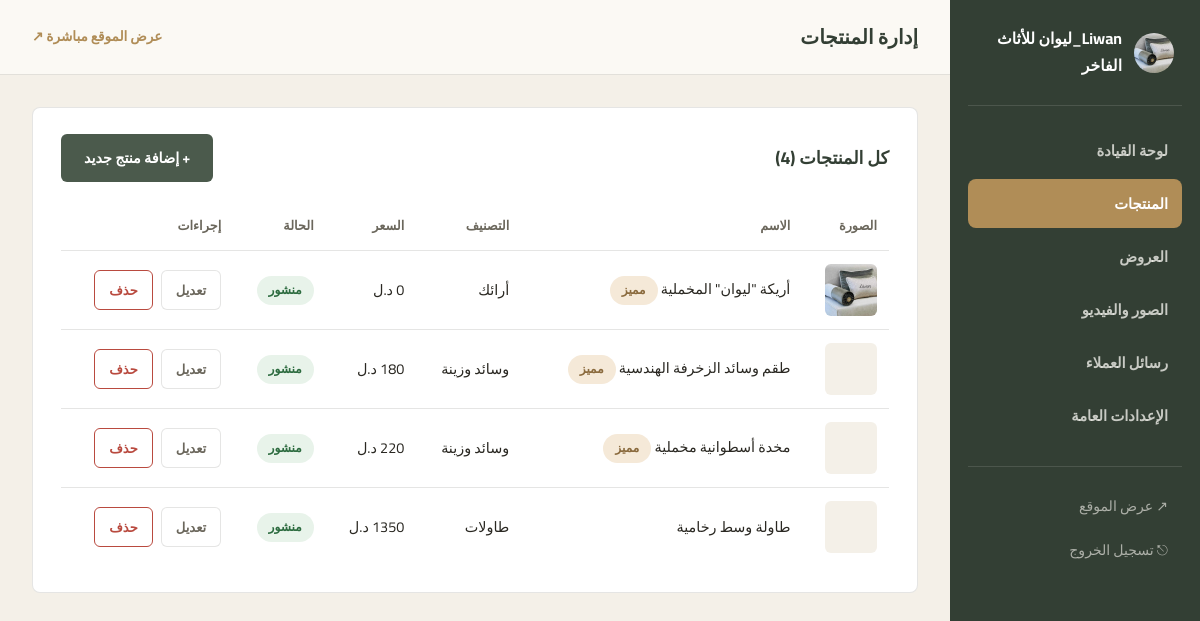
Page /admin/products (signed in) on the committed database.
### tables this page shows
CREATE TABLE settings (
    id INTEGER PRIMARY KEY CHECK (id = 1),
    site_name TEXT NOT NULL DEFAULT 'ليفان للأثاث الفاخر',
    tagline TEXT NOT NULL DEFAULT 'حيث يلتقي الفخامة بالراحة',
    logo_path TEXT NOT NULL DEFAULT 'images/logo.jpg',
    phone TEXT NOT NULL DEFAULT '0927569139',
    whatsapp_number TEXT NOT NULL DEFAULT '218927569139',
    address TEXT NOT NULL DEFAULT 'طرابلس، ليبيا',
    about_text TEXT NOT NULL DEFAULT 'نقدم أثاثًا فاخرًا مصنوعًا بعناية فائقة من أجود الأقمشة والخامات، لنجعل من منزلك تحفة من الراحة والأناقة.',
    facebook_url TEXT DEFAULT '',
    instagram_url TEXT DEFAULT ''
);

CREATE TABLE products (
    id INTEGER PRIMARY KEY AUTOINCREMENT,
    name TEXT NOT NULL,
    description TEXT DEFAULT '',
    price REAL DEFAULT 0,
    category_id INTEGER,
    image_path TEXT DEFAULT '',
    is_featured INTEGER DEFAULT 0,
    is_active INTEGER DEFAULT 1,
    created_at TEXT DEFAULT (datetime('now')),
    FOREIGN KEY (category_id) REFERENCES categories(id) ON DELETE SET NULL
);

CREATE TABLE categories (
    id INTEGER PRIMARY KEY AUTOINCREMENT,
    name TEXT UNIQUE NOT NULL
);

### app.py (the view)
@app.route("/admin/products")
@login_required
def admin_products():
    conn = db.get_db()
    rows = conn.execute(
        """SELECT products.*, categories.name AS category_name
           FROM products LEFT JOIN categories ON products.category_id = categories.id
           ORDER BY products.created_at DESC"""
    ).fetchall()
    return render_template("admin/products.html", products=rows)

### app.py (called while the page is built)
def get_settings():
    row = db.get_db().execute("SELECT * FROM settings WHERE id = 1").fetchone()
    return row

@app.context_processor
def inject_globals():
    unread = 0
    if session.get("admin_id"):
        unread = db.get_db().execute(
            "SELECT COUNT(*) c FROM messages WHERE is_read = 0"
        ).fetchone()["c"]
    return {"site": get_settings(), "current_year": datetime.now().year, "unread_messages": unread}

def login_required(view):
    @functools.wraps(view)
    def wrapped(*args, **kwargs):
        if not session.get("admin_id"):
            return redirect(url_for("admin_login", next=request.path))
        return view(*args, **kwargs)
    return wrapped

### db.py (called while the page is built)
def get_db():
    if "db" not in g:
        g.db = sqlite3.connect(DATABASE)
        g.db.row_factory = sqlite3.Row
        g.db.execute("PRAGMA foreign_keys = ON")
    return g.db

### templates/admin/products.html (shortened to what this page needs)
{% extends "admin/base_admin.html" %}
{% block page_title %}إدارة المنتجات{% endblock %}
{% block admin_content %}
<div class="panel">
  <div class="panel-head">
    <h2>كل المنتجات ({{ products|length }})</h2>
    <a href="{{ url_for('admin_product_new') }}" class="btn btn-primary">+ إضافة منتج جديد</a>
  </div>
  {% if products %}
  <table>
    <thead>
      <tr><th>الصورة</th><th>الاسم</th><th>التصنيف</th><th>السعر</th><th>الحالة</th><th>إجراءات</th></tr>
    </thead>
    <tbody>
      {% for p in products %}
      <tr>
        <td>
          {% if p.image_path %}
            <img class="table-thumb" src="{{ url_for('static', filename=p.image_path) }}" alt="{{ p.name }}">
          {% else %}
            <div class="table-thumb"></div>
          {% endif %}
        </td>
        <td>{{ p.name }}{% if p.is_featured %} <span class="pill pill-gold">مميز</span>{% endif %}</td>
        <td>{{ p.category_name or '—' }}</td>
        <td>{{ "%.0f"|format(p.price) }} د.ل</td>
        <td>
          {% if p.is_active %}<span class="pill pill-success">منشور</span>
          {% else %}<span class="pill pill-muted">مخفي</span>{% endif %}
        </td>
        <td>
          <div class="table-actions">
            <a href="{{ url_for('admin_product_edit', product_id=p.id) }}" class="btn btn-outline btn-sm">تعديل</a>
            <form method="POST" action="{{ url_for('admin_product_delete', product_id=p.id) }}"
                  onsubmit="return confirm('هل أنت متأكد من حذف هذا المنتج؟');">
              <button type="submit" class="btn btn-danger btn-sm">حذف</button>
            </form>
          </div>
        </td>
      </tr>
      {% endfor %}
    </tbody>
  </table>
  {% else %}
  <p style="color:var(--charcoal-soft); text-align:center; padding:30px 0;">لا توجد منتجات بعد. ابدأ بإضافة أول منتج.</p>
  {% endif %}
</div>
{% endblock %}

### templates/admin/base_admin.html (shortened to what this page needs)
<!DOCTYPE html>
<html lang="ar" dir="rtl">
<head>
<link rel="stylesheet" href="{{ url_for('static', filename='css/admin.css') }}">
</head>
<body>
<div class="admin-shell">
  <aside class="sidebar">
    <div class="brand">
      <img src="{{ url_for('static', filename=site.logo_path) }}" alt="{{ site.site_name }}">
      <span>{{ site.site_name }}</span>
    </div>
    <nav class="side-nav">
      <a href="{{ url_for('admin_dashboard') }}" class="{{ 'active' if request.endpoint == 'admin_dashboard' }}">لوحة القيادة</a>
      <a href="{{ url_for('admin_products') }}" class="{{ 'active' if request.endpoint and request.endpoint.startswith('admin_product') }}">المنتجات</a>
      <a href="{{ url_for('admin_offers') }}" class="{{ 'active' if request.endpoint and request.endpoint.startswith('admin_offer') }}">العروض</a>
      <a href="{{ url_for('admin_media') }}" class="{{ 'active' if request.endpoint == 'admin_media' }}">الصور والفيديو</a>
      <a href="{{ url_for('admin_messages') }}" class="{{ 'active' if request.endpoint and request.endpoint.startswith('admin_message') }}">
        رسائل العملاء
      </a>
      <a href="{{ url_for('admin_settings') }}" class="{{ 'active' if request.endpoint and request.endpoint.startswith('admin_settings') }}">الإعدادات العامة</a>
    </nav>
    <div class="sidebar-foot">
      <a href="{{ url_for('index') }}" target="_blank">↗ عرض الموقع</a>
      <a href="{{ url_for('admin_logout') }}">⎋ تسجيل الخروج</a>
    </div>
  </aside>
  <div class="admin-main">
    <div class="admin-topbar">
      <h1>{% block page_title %}لوحة القيادة{% endblock %}</h1>
      <a href="{{ url_for('index') }}" target="_blank" class="view-site">عرض الموقع مباشرة ↗</a>
    </div>
    <div class="admin-content">
      {% block admin_content %}{% endblock %}
    </div>
  </div>
</div>
</body>
</html>

### static/css/admin.css (style rules this page uses)
:root { --sage-deep: #4B5A4C; --sage-darker: #333f34; --ivory: #F4F0E8; --ivory-soft: #FBF9F4; --gold: #B08D57; --charcoal: #2A2822; --charcoal-soft: #6b675c; --line: rgba(42,40,34,.12); --danger: #B94A3F; --success: #2c6b3f; --shadow-soft: 0 14px 34px rgba(42,40,34,.10); --radius: 8px; }
*,*::before,*::after { box-sizing:border-box; }
body { margin:0; font-family: "Cairo", sans-serif; background: var(--ivory); color: var(--charcoal); line-height:1.7; }
a { color:inherit; text-decoration:none; }
button { font-family:inherit; cursor:pointer; }
img { max-width:100%; display:block; }
.admin-shell { display:flex; min-height:100vh; }
.sidebar { width: 250px; background: var(--sage-darker); color: rgba(251,249,244,.85); flex-shrink:0; padding: 26px 18px; position:sticky; top:0; height:100vh; overflow-y:auto; }
.sidebar .brand { display:flex; align-items:center; gap:12px; padding: 0 8px 26px; border-bottom: 1px solid rgba(251,249,244,.12); margin-bottom: 20px; }
.sidebar .brand img { width:40px; height:40px; border-radius:50%; object-fit:cover; }
.sidebar .brand span { font-weight:700; color:#fff; font-size:.98rem; }
.side-nav a { display:flex; align-items:center; gap:12px; padding: 12px 14px; border-radius:8px; font-size:.92rem; font-weight:600; margin-bottom: 4px; color: rgba(251,249,244,.75); }
.side-nav a.active { background: var(--gold); color:#fff; }
.sidebar-foot { margin-top: 26px; padding-top:18px; border-top: 1px solid rgba(251,249,244,.12); }
.sidebar-foot a { display:block; padding: 10px 14px; font-size:.88rem; color: rgba(251,249,244,.6); }
.admin-main { flex:1; min-width:0; }
.admin-topbar { display:flex; align-items:center; justify-content:space-between; padding: 20px 32px; background: var(--ivory-soft); border-bottom:1px solid var(--line); position:sticky; top:0; z-index:10; }
.admin-topbar h1 { font-size: 1.25rem; margin:0; color: var(--sage-darker); }
.admin-topbar .view-site { font-size:.85rem; font-weight:700; color: var(--gold); }
.admin-content { padding: 32px; max-width: 1180px; }
.panel { background:#fff; border:1px solid var(--line); border-radius: var(--radius); padding: 26px 28px; margin-bottom: 26px; }
.panel-head { display:flex; align-items:center; justify-content:space-between; margin-bottom: 20px; flex-wrap:wrap; gap:12px; }
.panel-head h2 { font-size: 1.1rem; margin:0; color: var(--sage-darker); }
.btn { display:inline-flex; align-items:center; gap:8px; justify-content:center; padding: 11px 22px; border-radius:6px; font-weight:700; font-size:.9rem; border: 1px solid transparent; transition: all .15s ease; }
.btn-primary { background: var(--sage-deep); color:#fff; }
.btn-outline { border-color: var(--line); color: var(--charcoal-soft); background:#fff; }
.btn-danger { background:#fff; border-color: var(--danger); color: var(--danger); }
.btn-sm { padding: 7px 14px; font-size:.82rem; }
table { width:100%; border-collapse: collapse; }
th, td { text-align:right; padding: 13px 12px; border-bottom: 1px solid var(--line); font-size:.9rem; }
th { color: var(--charcoal-soft); font-weight:700; font-size:.8rem; }
tr:last-child td { border-bottom:none; }
.table-thumb { width:52px; height:52px; border-radius:6px; object-fit:cover; background: var(--ivory); }
.table-actions { display:flex; gap:8px; justify-content:flex-start; }
.pill { display:inline-block; padding: 4px 12px; border-radius: 20px; font-size:.76rem; font-weight:700; }
.pill-success { background:#e8f3ea; color: var(--success); }
.pill-gold { background:#f5e9d8; color:#8a6a3d; }

### rows in the picture
settings: logo_path (picture), site_name "Liwan_ليوان للأثاث الفاخر"
products: image_path (picture), name "أريكة \"ليوان\" المخملية", is_featured "مميز", name "أرائك", price "0", is_active "منشور"
products: name "طقم وسائد الزخرفة الهندسية", is_featured "مميز", name "وسائد وزينة", is_active "منشور"
products: name "مخدة أسطوانية مخملية", is_featured "مميز", name "وسائد وزينة", is_active "منشور"
products: name "طاولة وسط رخامية", name "طاولات", is_active "منشور"

### other values in the picture
{{ products|length }} "4"
